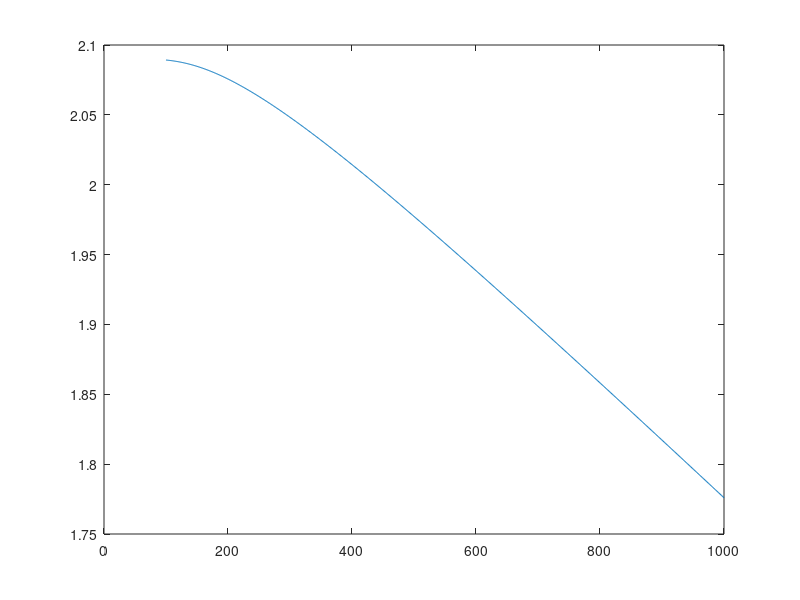
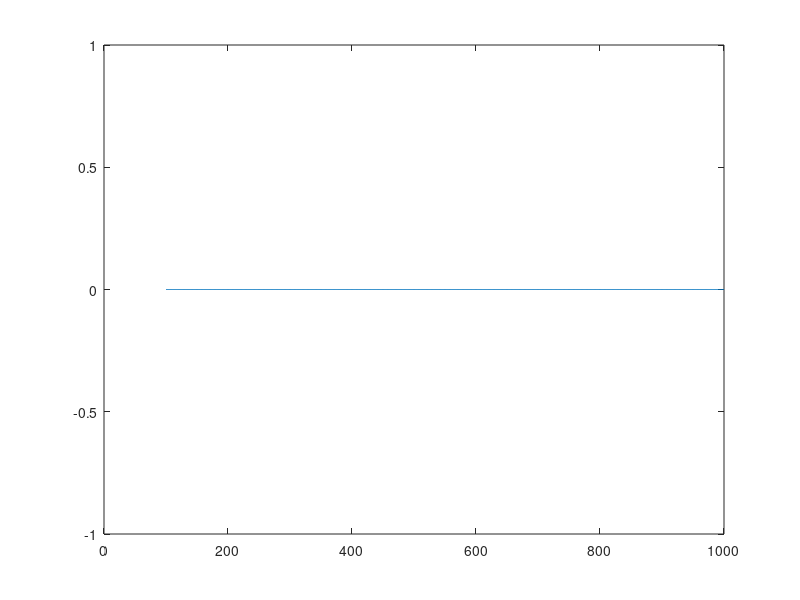

Here is the MATLAB script that generated these plots, in order:
S = 2.47;
homega = 50;
E0 = 2.09;
kb= 8.617*10^(-2);
T = 100:1:1000;
E = E0 - (S*homega).*0.001*(coth(homega./(2*kb*T))-1);
n = 1./(exp(50./kb*T)-1);
figure
plot(T,E)
figure
plot(T,n)